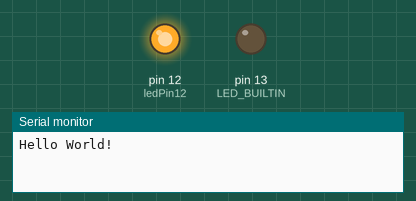
Simulated run of this sketch. Board: Arduino Uno, built with avr-gcc and run on an emulated ATmega328P. Parts: output pins drawn as LEDs (lit = HIGH), the last lines printed to the serial monitor.

Above: at 2.0 s.
At 6.0 s:
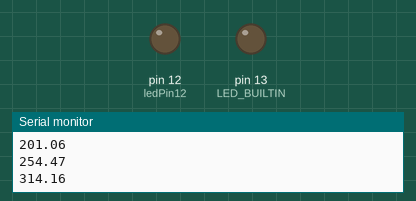
Timing chart, 0 to 10.4 s (numbered marks = the images above):
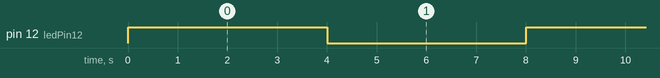

Measured:
- by itself, pin 12 (ledPin12): alternates HIGH for 4.0 s and LOW for 4.0 s

The sketch:

sketch_apr27b.ino
```cpp
int ledPin12 = 12;

// the setup function runs once when you press reset or power the board
void setup() {
  // initialize digital pin LED_BUILTIN as an output.
  pinMode(LED_BUILTIN, OUTPUT);
  Serial.begin(9600);
  Serial.println("Hello World!");
  pinMode(ledPin12, OUTPUT);
}

// the loop function runs over and over again forever
void loop() {
  digitalWrite(ledPin12, HIGH);   // turn the LED on (HIGH is the voltage level)
  delay(4000);                       // wait for a second

  for (int i = 1; i <= 10; i++) {
      float res = calcareaOfCircle(i);
      Serial.println(res);
  }

  digitalWrite(ledPin12, LOW);    // turn the LED off by making the voltage LOW
  delay(4000);                       // wait for a second

//  digitalWrite(ledPin12, HIGH);   // turn the LED on (HIGH is the voltage level)
//  delay(5000);                       // wait for a second
//  digitalWrite(ledPin12, LOW);    // turn the LED off by making the voltage LOW
//  delay(5000);                       // wait for a second
}

// Calculates and returns area of circle
float calcareaOfCircle(int radius) {
  float areaOfCircle = radius * radius * PI;
  return areaOfCircle;
}
```
